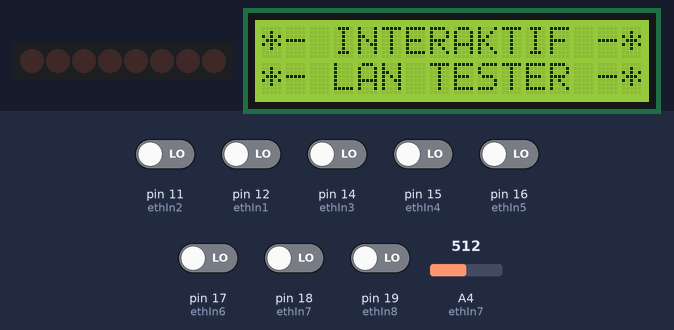
A sketch run on a simulated Arduino Uno, built with avr-gcc and run on an emulated ATmega328P. On the bench: 8 shift-register outputs drawn as a row of LEDs (first output left, lit = HIGH), 16×2 character LCD. Wiring (inferred from the names in the program): shift register (74HC595): data pin 10; shift clock pin 8; latch pin 9. Wiring (inferred from the signals the program sends): row of LEDs: on Q0, Q1, Q2, Q3, Q4, Q5, Q6, Q7. Inputs (shaded band) come from the test bench; at power-on: pin 11 (ethIn2), pin 12 (ethIn1), pin 14 (ethIn3), pin 15 (ethIn4), pin 16 (ethIn5), pin 17 (ethIn6), pin 18 (ethIn7), pin 19 (ethIn8) LOW, A4 (ethIn7) = 512. What the sketch prints to the serial monitor is not drawn.

Above: at 0.9 s.
At 15.1 s:
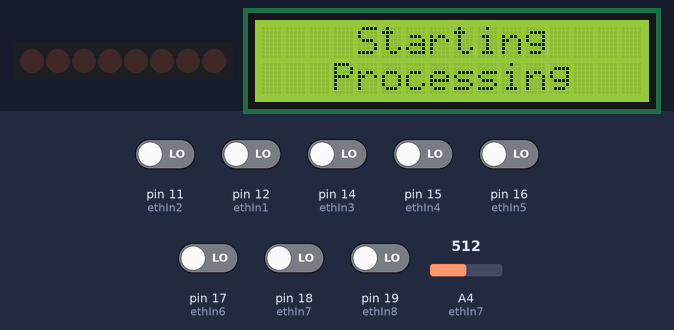
15.2 s: pin 11 (ethIn2) driven HIGH
At 18.9 s:
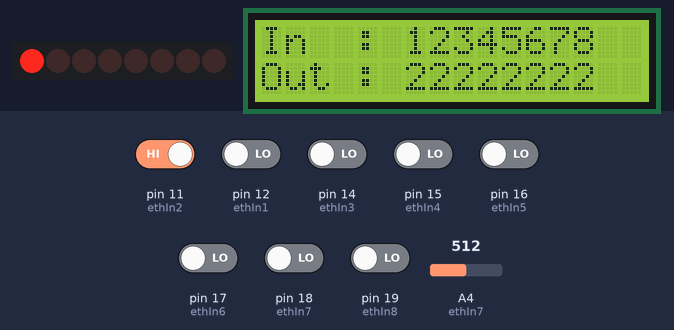
23.6 s: pin 12 (ethIn1) driven HIGH
25.5 s: pin 11 (ethIn2) driven LOW
28.7 s: pin 12 (ethIn1) driven LOW
At 29.17 s:
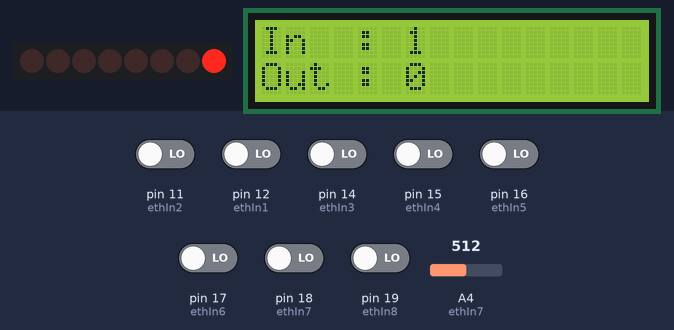
30.5 s: pin 14 (ethIn3) driven HIGH
At 30.68 s:
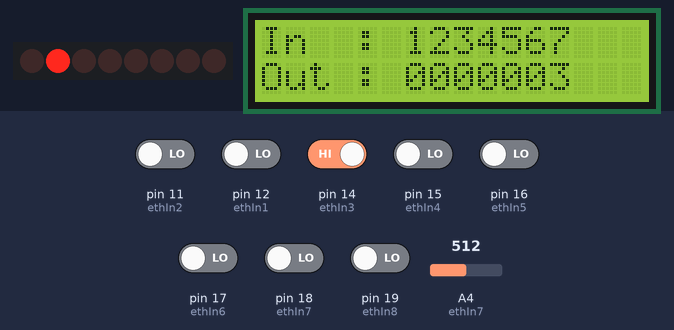
Timing chart, 0 to 33.0 s (numbered marks = the images above; inputs shaded):
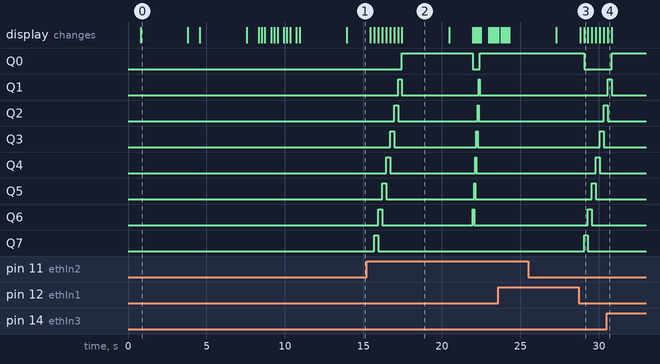

The sketch:

Interactive_LAN_Tester.ino
```cpp
#include <LiquidCrystal.h>
LiquidCrystal lcd(2, 3, 4, 5, 6, 7);

int clockPin = 8;
int latchPin = 9;
int dataPin = 10;
byte pinOut = 0;
int outPin = 0;

int Lo1 = 0;
int Lo2 = 0;
int Lo3 = 0;
int Lo4 = 0;
int Lo5 = 0;
int Lo6 = 0;
int Lo7 = 0;
int Lo8 = 0;
int cable = 0;
int eth1 = 0;
int eth2 = 0;
int eth3 = 0;
int eth4 = 0;
int eth5 = 0;
int eth6 = 0;
int eth7 = 0;
int eth8 = 0;

int ethIn1 = 12;
int ethIn2 = 11;
int ethIn3 = 14;
int ethIn4 = 15;
int ethIn5 = 16;
int ethIn6 = 17;
int ethIn7 = 18;
int ethIn8 = 19;

int test = 0;
int verify = 0;

void setup() {
    lcd.begin(16,2);
    lcd.setCursor(0,0);
    lcd.print("*- INTERAKTIF -*");
    delay(750);
    lcd.setCursor(0,1);
    lcd.print("*- LAN TESTER -*");
    delay(3000);
    lcd.clear();
    lcd.setCursor(3,0);
    lcd.print("XII TKJ 01");
    delay(750);
    lcd.setCursor(0,1);
    lcd.print("SMK N 1 ADIWERNA");
    delay(3000);
    lcd.clear();
    lcd.setCursor(0,0);
    lcd.print("Absen : ");
    delay(750);
    lcd.setCursor(0,1);
    lcd.print("0");
    delay(200);
    lcd.setCursor(1,1);
    lcd.print("7");
    delay(200);
    lcd.setCursor(2,1);
    lcd.print(",");
    delay(200);
    lcd.setCursor(3,1);
    lcd.print(" ");
    delay(200);
    lcd.setCursor(4,1);
    lcd.print("1");
    delay(200);
    lcd.setCursor(5,1);
    lcd.print("6");
    delay(200);
    lcd.setCursor(6,1);
    lcd.print(",");
    delay(200);
    lcd.setCursor(7,1);
    lcd.print(" ");
    delay(200);
    lcd.setCursor(8,1);
    lcd.print("2");
    delay(200);
    lcd.setCursor(9,1);
    lcd.print("1");
    delay(200);
    lcd.setCursor(10,1);
    lcd.print(",");
    delay(200);
    lcd.setCursor(11,1);
    lcd.print(" ");
    delay(200);
    lcd.setCursor(12,1);
    lcd.print("3");
    delay(200);
    lcd.setCursor(13,1);
    lcd.print("1");
    delay(3000);
    lcd.clear();

    Serial.begin(9600);

    pinMode(latchPin, OUTPUT);
    pinMode(dataPin, OUTPUT);
    pinMode(clockPin, OUTPUT);

    pinOut = 0;

    pinMode(ethIn1, INPUT);
    pinMode(ethIn2, INPUT);
    pinMode(ethIn3, INPUT);
    pinMode(ethIn4, INPUT);
    pinMode(ethIn5, INPUT);
    pinMode(ethIn6, INPUT);
    pinMode(ethIn7, INPUT);
    pinMode(ethIn8, INPUT);
}

void loop() {
    Serial.print("---------- STARTING ----------");
    cable = 0;
    Lo1 = 0;
    Lo2 = 0;
    Lo3 = 0;
    Lo4 = 0;
    Lo5 = 0;
    Lo6 = 0;
    Lo7 = 0;
    Lo8 = 0;

    lcd.clear();
    lcd.setCursor(4,0);
    lcd.print("Starting");
    lcd.setCursor(3,1);
    lcd.print("Processing");
    delay(1500);
    lcd.clear();
    lcd.print("In  : ");
    lcd.setCursor(0,1);
    lcd.print("Out : ");

    outPin = 0;

    for (int outPin = 0; outPin <= 7; outPin++) {
    delay(250);

    pinOut = 0;

    bitSet(pinOut, outPin);
    digitalWrite(latchPin, LOW);
    shiftOut(dataPin, clockPin, LSBFIRST, pinOut);
    digitalWrite(latchPin, HIGH);

    int eth1 = digitalRead(ethIn1);
    int eth2 = digitalRead(ethIn2);
    int eth3 = digitalRead(ethIn3);
    int eth4 = digitalRead(ethIn4);
    int eth5 = digitalRead(ethIn5);
    int eth6 = digitalRead(ethIn6);
    int eth7 = digitalRead(ethIn7);
    int eth8 = digitalRead(ethIn8);

    Serial.println();
    Serial.print("Port verification status : ");
    Serial.print(eth1);
    Serial.print(eth2);
    Serial.print(eth3);
    Serial.print(eth4);
    Serial.print(eth5);
    Serial.print(eth6);
    Serial.print(eth7);
    Serial.print(eth8);

    if (eth1 == 1) {
      verify = 1;
    }
    else {
      if (eth2 == 1) {
        verify = 2;
      }
      else {
        if (eth3 == 1) {
           verify = 3;
        }
        else {
           if (eth4 == 1) {
             verify = 4;
           }
           else {
             if (eth5 == 1) {
               verify = 5;
             }
             else {
               if (eth6 == 1) {
                 verify = 6;
               }
               else {
                 if (eth7 == 1) {
                   verify = 7;
                 }
                 else {
                   if (eth8 == 1) {
                     verify = 8;
                   }
                   else {

                   }
                 }
               }
             }
           }
         }
       }
     }

    lcd.setCursor(outPin+6,0);
    lcd.print(outPin+1);
    lcd.setCursor(outPin+6,1);
    lcd.print(verify);
    verify = 0l;
    }
    delay(3000);

    lcd.clear();
    lcd.setCursor(4,0);
    lcd.print("Starting");
    lcd.setCursor(2,1);
    lcd.print("Verification");
    delay(1500);

    for (int outPin = 0; outPin <= 7; outPin++) {
    Serial.println();
    Serial.print("Pin out : ");
    Serial.print(outPin);

    pinOut = 0;

    bitSet(pinOut, outPin);
    digitalWrite(latchPin, LOW);
    shiftOut(dataPin, clockPin, LSBFIRST, pinOut);
    digitalWrite(latchPin, HIGH);

    int eth1 = digitalRead(ethIn1);
    int eth2 = digitalRead(ethIn2);
    int eth3 = digitalRead(ethIn3);
    int eth4 = digitalRead(ethIn4);
    int eth5 = digitalRead(ethIn5);
    int eth6 = digitalRead(ethIn6);
    int eth7 = digitalRead(ethIn7);
    int eth8 = digitalRead(ethIn8);
    int test = analogRead(ethIn1);

    if (outPin == 0 && eth1 == 1) {
      Lo1 = 1;
    }
    else {
      if (outPin == 0 && eth3 == 1) {
        Lo1 = 256;
      }
    }

    if (outPin == 1 && eth2 == 1) {
      Lo2 = 2;
    }
    else {
      if (outPin == 1 && eth6 == 1) {
        Lo2 = 512;
      }
    }

    if (outPin == 2 && eth3 == 1) {
      Lo3 = 4;
    }
    else {
      if (outPin == 2 && eth1 == 1) {
        Lo3 = 768;
      }
    }

    if (outPin == 3 && eth4 == 1) {
      Lo4 = 8;
    }
    else {

    }

    if (outPin == 4 && eth5 == 1) {
      Lo5 = 16;
    }
    else {

    }

    if (outPin == 5 && eth6 == 1) {
      Lo6 = 32;
    }
    else {
      if (outPin == 5 && eth2 == 1) {
        Lo6 = 1256;
      }
    }

    if (outPin == 6 && eth7 == 1) {
      Lo7 = 64;
    }
    else {

    }

    if (outPin == 7 && eth8 == 1) {
      Lo8 = 128;
    }
    else {

    }

    Serial.println();
    Serial.print("Port reading status : ");
    Serial.print(eth1);
    Serial.print(eth2);
    Serial.print(eth3);
    Serial.print(eth4);
    Serial.print(eth5);
    Serial.print(eth6);
    Serial.print(eth7);
    Serial.print(eth8);

    cable = Lo1 + Lo2 + Lo3 + Lo4 + Lo5 + Lo6 + Lo7 + Lo8;

    Serial.println();
    Serial.print("Number values found : ");
    Serial.print(cable);
    }

    if (cable == 255) {
      lcd.clear();
      lcd.setCursor(0,0);
      lcd.print("Done, it works!");
      delay(500);
      lcd.setCursor(0,1);
      lcd.print("S");
      delay(100);
      lcd.setCursor(1,1);
      lcd.print("t");
      delay(100);
      lcd.setCursor(2,1);
      lcd.print("r");
      delay(100);
      lcd.setCursor(3,1);
      lcd.print("a");
      delay(100);
      lcd.setCursor(4,1);
      lcd.print("i");
      delay(100);
      lcd.setCursor(5,1);
      lcd.print("g");
      delay(100);
      lcd.setCursor(6,1);
      lcd.print("h");
      delay(100);
      lcd.setCursor(7,1);
      lcd.print("t");
      delay(100);
      lcd.setCursor(8,1);
      lcd.print(" ");
      delay(100);
      lcd.setCursor(9,1);
      lcd.print("c");
      delay(100);
      lcd.setCursor(10,1);
      lcd.print("a");
      delay(100);
      lcd.setCursor(11,1);
      lcd.print("b");
      delay(100);
      lcd.setCursor(12,1);
      lcd.print("l");
      delay(100);
      lcd.setCursor(13,1);
      lcd.print("e");
      delay(100);
      lcd.setCursor(14,1);
      lcd.print(".");
      delay(3000);
      }
    else {
      if (cable == 3008) {
        lcd.clear();
        lcd.setCursor(0,0);
        lcd.print("Done, it works!");
        delay(500);
        lcd.setCursor(0,1);
        lcd.print("C");
        delay(100);
        lcd.setCursor(1,1);
        lcd.print("r");
        delay(100);
        lcd.setCursor(2,1);
        lcd.print("o");
        delay(100);
        lcd.setCursor(3,1);
        lcd.print("s");
        delay(100);
        lcd.setCursor(4,1);
        lcd.print("s");
        delay(100);
        lcd.setCursor(5,1);
        lcd.print(" ");
        delay(100);
        lcd.setCursor(6,1);
        lcd.print("c");
        delay(100);
        lcd.setCursor(7,1);
        lcd.print("a");
        delay(100);
        lcd.setCursor(8,1);
        lcd.print("b");
        delay(100);
        lcd.setCursor(9,1);
        lcd.print("l");
        delay(100);
        lcd.setCursor(10,1);
        lcd.print("e");
        delay(100);
        lcd.setCursor(11,1);
        lcd.print(".");
        delay(3000);
      }
      else {
        lcd.clear();
        lcd.setCursor(0,0);
        lcd.print("Fail, try again!");
        delay(500);
        lcd.setCursor(0,1);
        lcd.print("U");
        delay(100);
        lcd.setCursor(1,1);
        lcd.print("n");
        delay(100);
        lcd.setCursor(2,1);
        lcd.print("k");
        delay(100);
        lcd.setCursor(3,1);
        lcd.print("n");
        delay(100);
        lcd.setCursor(4,1);
        lcd.print("o");
        delay(100);
        lcd.setCursor(5,1);
        lcd.print("w");
        delay(100);
        lcd.setCursor(6,1);
        lcd.print("n");
        delay(100);
        lcd.setCursor(7,1);
        lcd.print(" ");
        delay(100);
        lcd.setCursor(8,1);
        lcd.print("c");
        delay(100);
        lcd.setCursor(9,1);
        lcd.print("a");
        delay(100);
        lcd.setCursor(10,1);
        lcd.print("b");
        delay(100);
        lcd.setCursor(11,1);
        lcd.print("l");
        delay(100);
        lcd.setCursor(12,1);
        lcd.print("e");
        delay(100);
        lcd.setCursor(13,1);
        lcd.print(".");
        delay(3000);
      }
   }
}
```

Measured:
- what the display in image 0 shows lasts 3.0 s, from 0.8 s to 3.8 s
